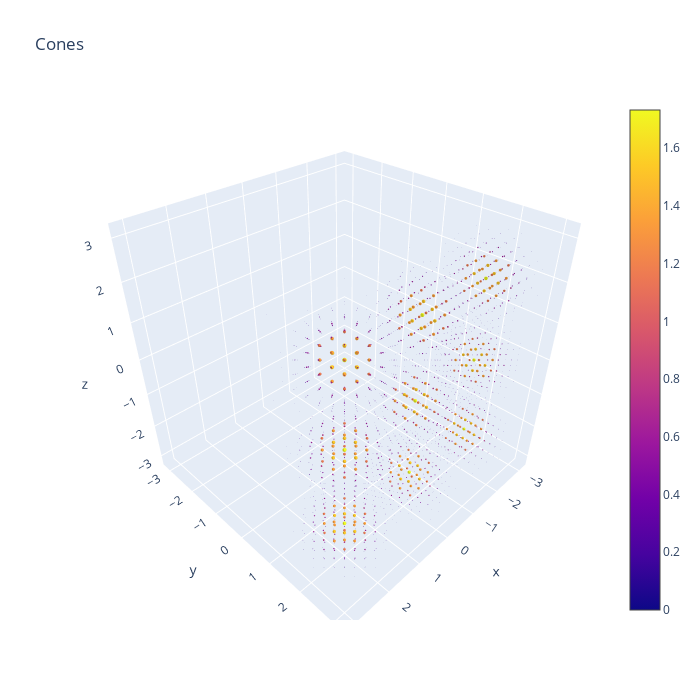

Here is the notebook cell this chart was saved with:
### Code cell
# model reconstruction

x = dataset_test[3].reshape(1, 3, 21, 21, 21).to(device)
x_out = model(x)
x_out = x_out.to('cpu').detach().numpy().reshape(3, 21, 21, 21)

plot_vfield(x_out, cutoff = 00, min_max = True)

### Figure 1 — Plotly figure (JSON) as saved in the notebook; plotly's stock layout.template omitted (floating-point values rounded to 4 significant figures; data arrays with more than 128 entries replaced by an {"elided": "..."} marker saying what was removed)
{"data": [{"type": "cone", "u": {"elided": "9261 float values"}, "v": {"elided": "9261 float values"}, "w": {"elided": "9261 float values"}, "x": {"elided": "9261 float values"}, "y": {"elided": "9261 float values"}, "z": {"elided": "9261 float values"}}], "layout": {"height": 700, "title": {"text": "Cones"}, "width": 700}}
